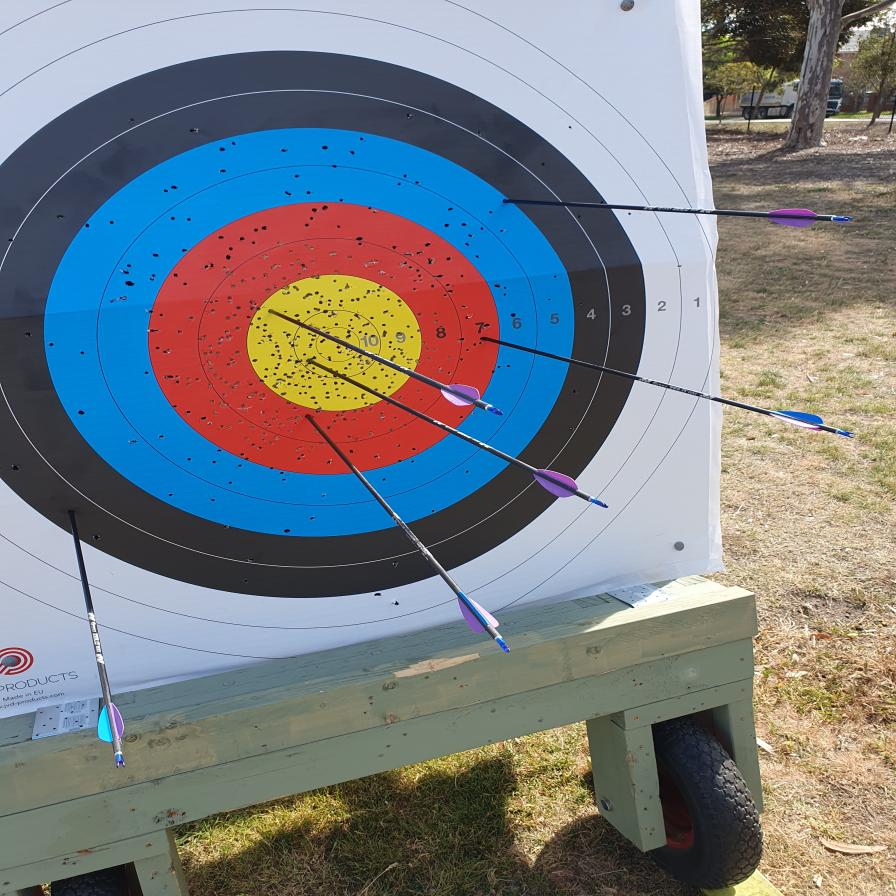
#> input picture tests/TestImages/20251011_102858_jpg.rf.4636ecc9fc562198375de55dfd7547f3.jpg, 896 x 896 px, found by its file name; its folder holds 4 pictures in this run
$ python scratch_debug_arrows.py
#> lines starting #> are read from the running program, lines starting #| are printed output that depends on the picture; after the words box and inside, x2 and y2 are one past the last pixel; in counts of white or black regions, pixels touching at a corner belong together
import os
import math
import cv2
import numpy as np

def detect_target_area_based(hsv, enhanced):
    h, w = hsv.shape[:2]
    yellow_mask = cv2.inRange(hsv, np.array([15, 80, 120]), np.array([40, 255, 255]))
    kernel = cv2.getStructuringElement(cv2.MORPH_ELLIPSE, (5, 5))
    yellow_mask = cv2.morphologyEx(yellow_mask, cv2.MORPH_CLOSE, kernel)

    contours, _ = cv2.findContours(yellow_mask, cv2.RETR_EXTERNAL, cv2.CHAIN_APPROX_SIMPLE)
    if not contours:
        return None

    best_info = None
    best_score = -1.0
    for cnt in contours:
        area = cv2.contourArea(cnt)
        if area < 1000 or area > (h * w * 0.25):
            continue
        hull = cv2.convexHull(cnt)
        hull_area = cv2.contourArea(hull)
        hull_perimeter = cv2.arcLength(hull, True)
        if hull_perimeter == 0:
            continue
        hull_circ = 4 * math.pi * hull_area / (hull_perimeter ** 2)

        x, y, bw, bh = cv2.boundingRect(cnt)
        aspect_ratio = float(bw) / bh if bh > 0 else 0

        if 0.5 <= aspect_ratio <= 2.0:
            M = cv2.moments(cnt)
            if M["m00"] > 0:
                cx = M["m10"] / M["m00"]
                cy = M["m01"] / M["m00"]
                dist_to_center = math.hypot(cx - w/2, cy - h/2)
                score = (hull_circ + 0.1) * (1.0 - dist_to_center / max(w, h)) * math.log(area)
                if score > best_score:
                    best_score = score
                    best_info = (cx, cy, area, hull_circ)

    if not best_info:
        return None

    cx, cy, area, hull_circ = best_info
    r_yellow = math.sqrt(area / math.pi)
    outer_radius = r_yellow / 0.192
    confidence = min(0.5 + hull_circ * 0.4, 0.95)
    return cx, cy, outer_radius, confidence

def debug_image_2():
    test_folder = "/app/tests/TestImages"
    images = sorted([f for f in os.listdir(test_folder) if f.lower().endswith(('.png', '.jpg', '.jpeg'))])
    if len(images) < 2:
        print("Not enough images")
        return

    img_name = images[1] # Image 2
    img_path = os.path.join(test_folder, img_name)
    image = cv2.imread(img_path)
#> image is the input picture: shape (896, 896, 3); mean B, G, R 130.2, 125.8, 120
    h, w = image.shape[:2]
#> h = 896; w = 896

    # Preprocess
    scale = 1024 / max(h, w) if max(h, w) > 1024 else 1.0
#> scale = 1
    if scale < 1.0:
        image = cv2.resize(image, (int(w * scale), int(h * scale)))
        h, w = image.shape[:2]

    gray = cv2.cvtColor(image, cv2.COLOR_BGR2GRAY)
    hsv = cv2.cvtColor(image, cv2.COLOR_BGR2HSV)
#> hsv: shape (896, 896, 3); mean H, S, V 71.9, 90.4, 155.1
    clahe = cv2.createCLAHE(clipLimit=3.0, tileGridSize=(8, 8))
    enhanced = clahe.apply(gray)

    res = detect_target_area_based(hsv, enhanced)
#> in detect_target_area_based, `yellow_mask = cv2.inRange(hsv, np.array([15, 80, 120]), np.array([40, ..`: yellow_mask: shape (896, 896); 7.2% white; 1367 white regions (1290 under 20 px), largest, box (x1, y1, x2, y2) and area: (247, 274, 422, 411) 16779, (752, 617, 896, 806) 11484, (393, 722, 598, 865) 8312
#> in detect_target_area_based, `yellow_mask = cv2.morphologyEx(yellow_mask, cv2.MORPH_CLOSE, kernel)`:
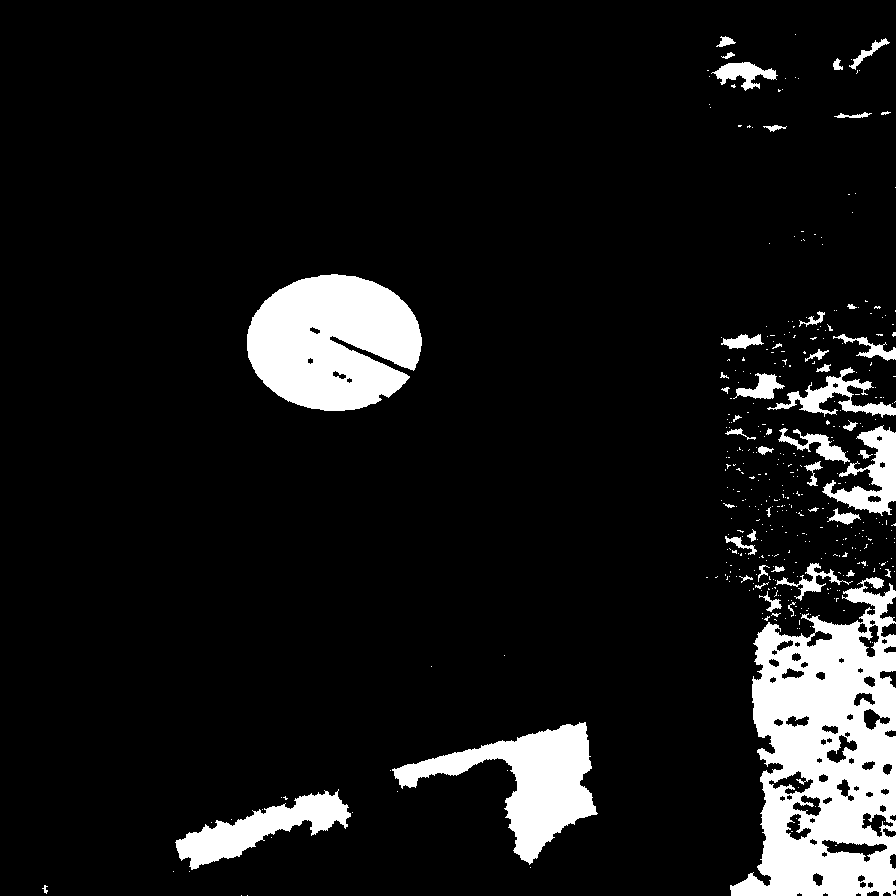
#> yellow_mask: shape (896, 896); 9.7% white; 403 white regions (355 under 20 px)
#> in detect_target_area_based, `contours, _ = cv2.findContours(yellow_mask, cv2.RETR_EXTERNAL, cv2.CHA..`: contours = 395 contours, 363 with area under 20; largest, box (x1, y1, x2, y2) and area: (730, 577, 896, 896) 36613, (247, 274, 422, 411) 17948, (392, 722, 598, 865) 10304, (175, 789, 351, 870) 4896, (822, 425, 896, 516) 2665
#> the loop in detect_target_area_based, `for cnt in contours:` made 395 passes
#> (area, hull_area, hull_perimeter, hull_circ, x, y, bw, bh) on passes 18, 358: (10304, 17072, 545.6, 0.721, 392, 722, 206, 143), (17948, 18699.5, 490.9, 0.975, 247, 274, 175, 137)
#> (area, hull_area, hull_perimeter, hull_circ, x, y, bw, bh) on passes 66, 272: (36613, 45016.5, 889.6, 0.715, 730, 577, 166, 319), (2665, 4556, 265.5, 0.812, 822, 425, 74, 91)
#> after the loop in detect_target_area_based, `for cnt in contours:`: best_score = 8.69
#> in detect_target_area_based, `r_yellow = math.sqrt(area / math.pi)`: r_yellow = 75.58
#> in detect_target_area_based, `outer_radius = r_yellow / 0.192`: outer_radius = 393.7
#> in detect_target_area_based, `confidence = min(0.5 + hull_circ * 0.4, 0.95)`: confidence = 0.89
#> res = (332.6, 341.9, 393.7, 0.89)
    if not res:
        print("No target found")
        return

    cx, cy, r_outer, confidence = res
#> cx = 332.6; cy = 341.9; r_outer = 393.7; confidence = 0.89
    print(f"Target: center=({cx:.1f}, {cy:.1f}), r={r_outer:.1f}")
#| Target: center=(332.6, 341.9), r=393.7

    # Canny & Mask
    edges = cv2.Canny(enhanced, 50, 150)
#> edges: shape (896, 896); 17.4% white in thin lines or dots
    mask = np.zeros((h, w), dtype=np.uint8)
    cv2.circle(mask, (int(cx), int(cy)), int(r_outer * 0.96), 255, -1)
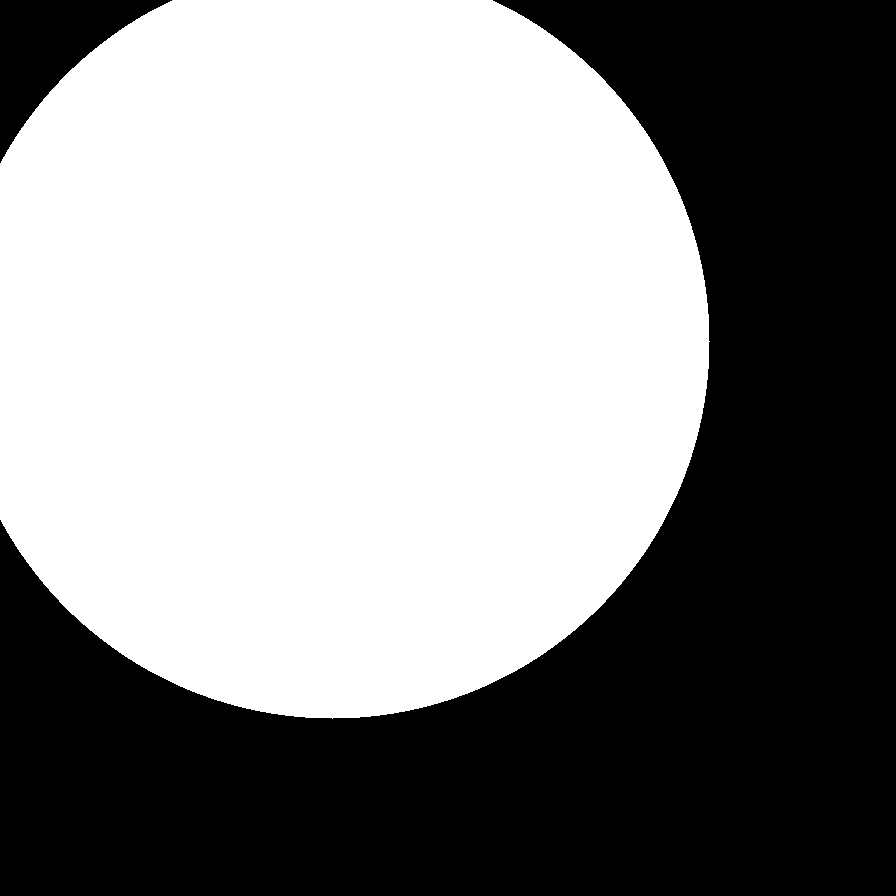
#> mask: shape (896, 896); 53.3% white; 2 black regions, box (x1, y1, x2, y2) and area: (0, 0, 896, 896) 363560, (0, 0, 172, 163) 11076
    edges = cv2.bitwise_and(edges, mask)
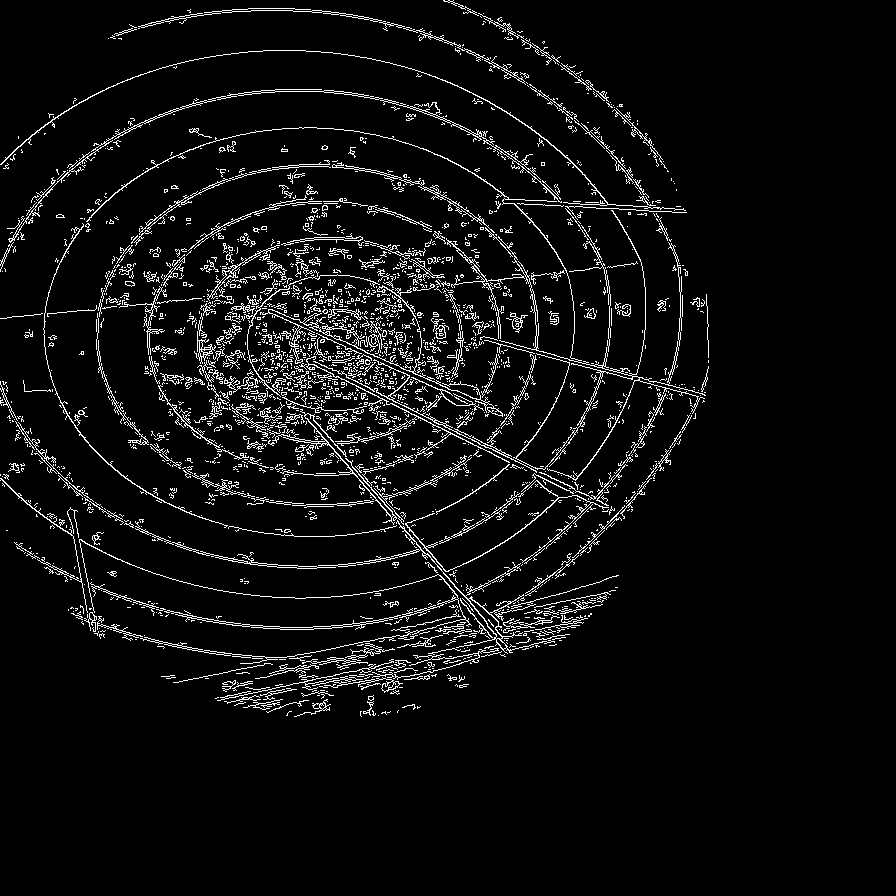
#> edges: shape (896, 896); 5.4% white in thin lines or dots, all inside (x1, y1, x2, y2) = (0, 0, 709, 717)

    # HoughLinesP
    lines = cv2.HoughLinesP(edges, rho=1, theta=math.pi / 180, threshold=40, minLineLength=45, maxLineGap=10)
#> lines = 388 rows, first 6: [139, 234, 185, 285], [247, 349, 427, 557], [249, 302, 428, 385], [302, 405, 450, 575], [411, 414, 624, 518], [526, 562, 644, 444]

    arrows = []
    if lines is not None:
        for line in lines:
            x1, y1, x2, y2 = line[0]
            length = math.hypot(x2 - x1, y2 - y1)

            vx, vy = x2 - x1, y2 - y1
            x_mid, y_mid = (x1 + x2) / 2, (y1 + y2) / 2
            ux, uy = x_mid - cx, y_mid - cy
            dist_to_center = math.hypot(ux, uy)

            if dist_to_center > 0:
                cos_theta = abs(vx * ux + vy * uy) / (length * dist_to_center)
            else:
                cos_theta = 1.0

            if cos_theta < 0.96:
                continue

            # Filter perfectly horizontal and vertical lines (printed axes/borders)
            angle_deg = math.degrees(math.atan2(vy, vx)) % 180
            if angle_deg < 6 or angle_deg > 174 or (84 < angle_deg < 96):
                continue

            d1 = math.hypot(x1 - cx, y1 - cy)
            d2 = math.hypot(x2 - cx, y2 - cy)
            tip_x, tip_y = (x1, y1) if d1 < d2 else (x2, y2)
            tip_dist = min(d1, d2)

            if tip_dist > r_outer * 0.96:
                continue

            arrows.append((tip_x, tip_y, x1, y1, x2, y2, length))
#> this loop made 388 passes
#> (x1, y1, x2, y2, length, vx, vy, x_mid) on passes 3, 5, 7, 10, 11, 12, 13, 16, 18, 24, 26, 29: (249, 302, 428, 385, 197.3, 179, 83, 338.5), (411, 414, 624, 518, 237, 213, 104, 517.5), (475, 333, 705, 395, 238.2, 230, 62, 590), (589, 367, 702, 397, 116.9, 113, 30, 645.5), (373, 391, 621, 512, 275.9, 248, 121, 497), (427, 554, 487, 623, 91.44, 60, 69, 457), (475, 337, 704, 398, 237, 229, 61, 589.5), (391, 310, 470, 234, 109.6, 79, -76, 430.5), (379, 291, 444, 226, 91.92, 65, -65, 411.5), (406, 537, 483, 626, 117.7, 77, 89, 444.5), (368, 392, 502, 458, 149.4, 134, 66, 435), (334, 341, 398, 292, 80.6, 64, -49, 366)
#> (x1, y1, x2, y2, length, vx, vy, x_mid) on passes 1, 2, 4, 6, 8, 9: (139, 234, 185, 285, 68.68, 46, 51, 162), (247, 349, 427, 557, 275.1, 180, 208, 337), (302, 405, 450, 575, 225.4, 148, 170, 376), (526, 562, 644, 444, 166.9, 118, -118, 585), (255, 678, 430, 641, 178.9, 175, -37, 342.5), (496, 202, 686, 212, 190.3, 190, 10, 591)

    # NMS
    arrows.sort(key=lambda x: x[6], reverse=True)
    merged = []
    distance_threshold = 40.0
    for cand in arrows:
        is_dup = False
        for existing in merged:
            if math.hypot(cand[0] - existing[0], cand[1] - existing[1]) < distance_threshold:
                is_dup = True
                break
        if not is_dup:
            merged.append(cand)
#> this loop made 50 passes
#> cand on passes 1 to 12: (366, 292, 366, 292, 641, 263, 276.5), (373, 391, 373, 391, 621, 512, 275.9), (475, 333, 475, 333, 705, 395, 238.2), (411, 414, 411, 414, 624, 518, 237), (475, 337, 475, 337, 704, 398, 237), (249, 302, 249, 302, 428, 385, 197.3), (457, 429, 457, 429, 600, 501, 160.1), (347, 333, 347, 333, 487, 393, 152.3), (368, 392, 368, 392, 502, 458, 149.4), (306, 395, 209, 503, 306, 395, 145.2), (571, 358, 571, 358, 704, 394, 137.8), (334, 328, 243, 237, 334, 328, 128.7)

    print(f"Detected {len(merged)} arrows in Image 2:")
#| Detected 22 arrows in Image 2:

    # Draw on image
    debug_img = image.copy()
    cv2.circle(debug_img, (int(cx), int(cy)), int(r_outer * 0.96), (0, 255, 0), 2)
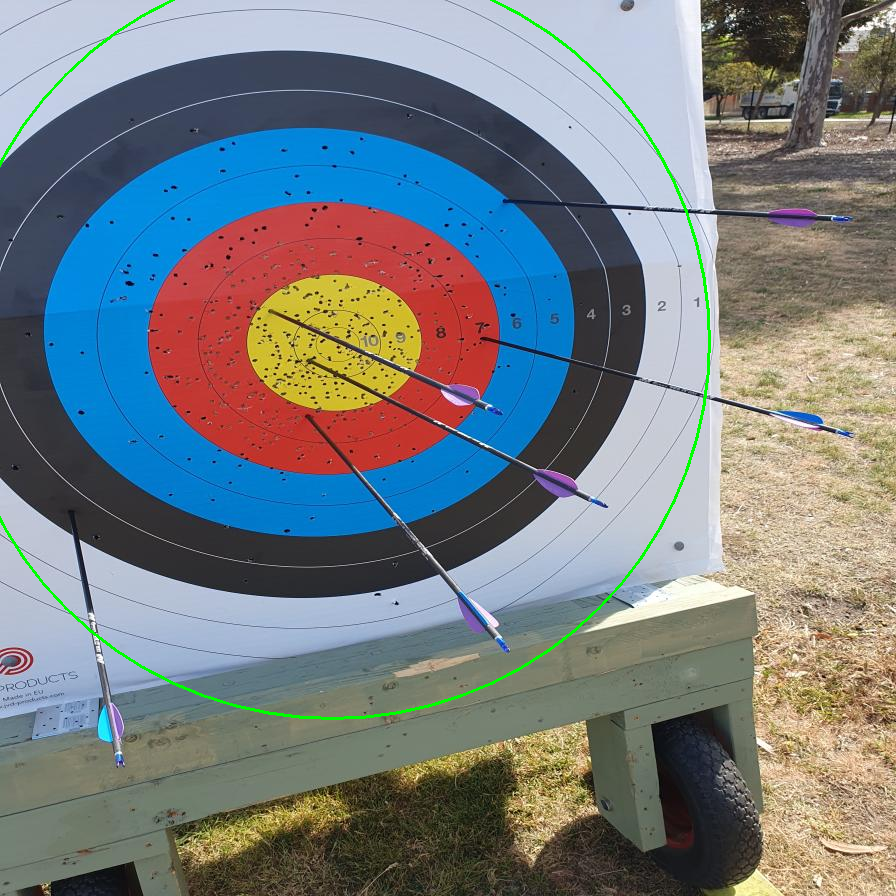
#> debug_img: shape (896, 896, 3); 0.6% of pixels changed, all inside (x1, y1, x2, y2) = (0, 0, 711, 720)
    cv2.circle(debug_img, (int(cx), int(cy)), 5, (0, 0, 255), -1)
#> debug_img: shape (896, 896, 3); 0.01% of pixels changed, all inside (x1, y1, x2, y2) = (327, 336, 338, 347)

    for idx, (tx, ty, x1, y1, x2, y2, length) in enumerate(merged):
        cv2.line(debug_img, (x1, y1), (x2, y2), (255, 0, 0), 2)
        cv2.circle(debug_img, (int(tx), int(ty)), 6, (0, 255, 255), -1)
        cv2.putText(debug_img, str(idx+1), (int(tx) + 10, int(ty) - 10), cv2.FONT_HERSHEY_SIMPLEX, 0.6, (0, 255, 255), 2)
        print(f"  {idx+1}: Tip=({tx:.1f}, {ty:.1f}), length={length:.1f}")
#> this loop made 22 passes
#|   1: Tip=(366.0, 292.0), length=276.5
#|   2: Tip=(373.0, 391.0), length=275.9
#|   3: Tip=(475.0, 333.0), length=238.2
#|   4: Tip=(411.0, 414.0), length=237.0
#|   5: Tip=(249.0, 302.0), length=197.3
#|   6: Tip=(457.0, 429.0), length=160.1
#|   7: Tip=(347.0, 333.0), length=152.3
#|   8: Tip=(306.0, 395.0), length=145.2
#> (further printed lines are left out)
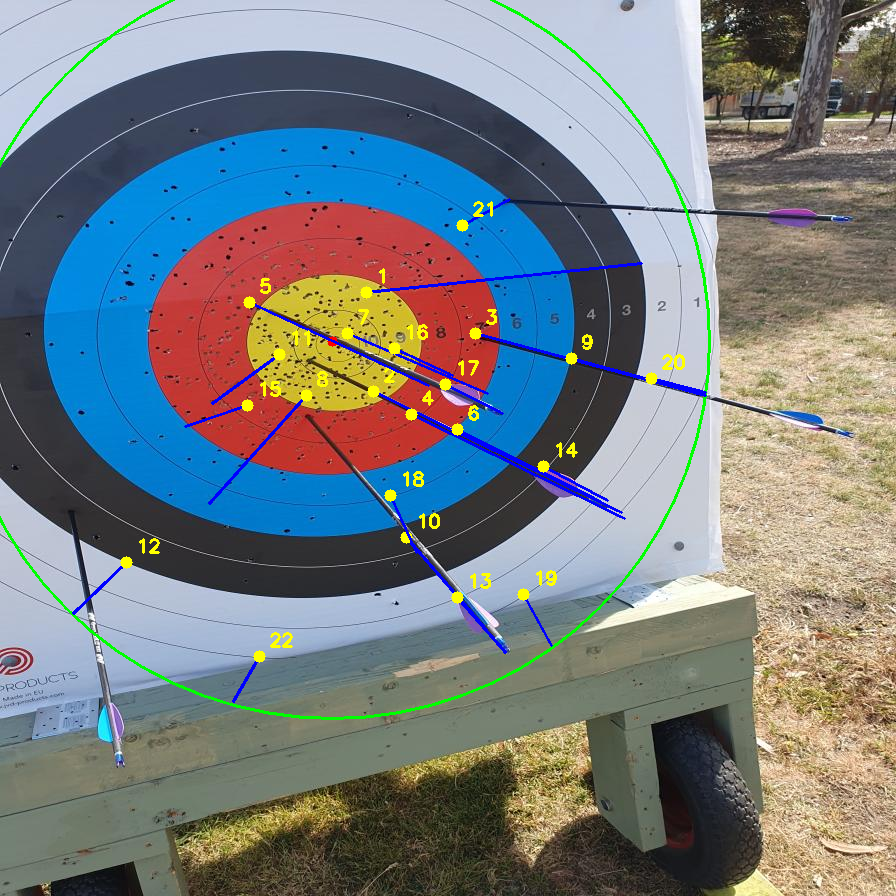
#> debug_img: shape (896, 896, 3); mean B, G, R 129.5, 126.3, 118.9

    os.makedirs("/app/tests/TargetDebug", exist_ok=True)
    cv2.imwrite("/app/tests/TargetDebug/debug_arrows_2.jpg", debug_img)
    print("Saved debug image to /app/tests/TargetDebug/debug_arrows_2.jpg")

if __name__ == "__main__":
    debug_image_2()
